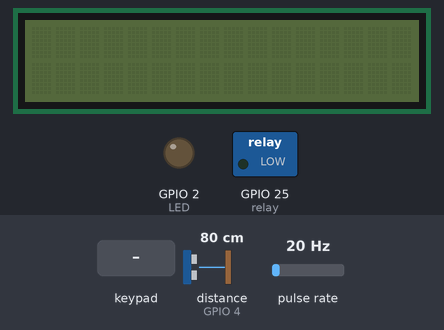
Recording of a program running on a simulated ESP32. Parts: 16×2 character LCD, switched loads named in the program (green lamp = pin HIGH), output pins drawn as LEDs (lit = HIGH). Wiring (inferred from the names in the program): ultrasonic range finder: trigger GPIO 33; echo GPIO 4; pulse sensor: data GPIO 32. The test bench sets the inputs (shaded band); at power-on: pulse rate 20 Hz, distance to the obstacle (sensor on GPIO 4) 80 cm. The echo pulse lasts 58.3 µs per cm; pins used as bus, display or sensor lines are not drawn; what the program prints to the serial monitor is not drawn.

Above: at 4.2 s.
4.3 s: keypad keys 1 6 1 7 1 8 1 9 # pressed 0.4 s apart
At 8.5 s:
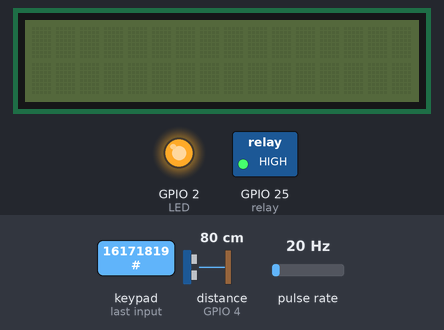
13.3 s: pulse rate (sensor on GPIO 32) set to 12 Hz
16.3 s: pulse rate (sensor on GPIO 32) set to 15 Hz
Timing chart, 0 to 19.1 s (numbered marks = the images above; inputs shaded):
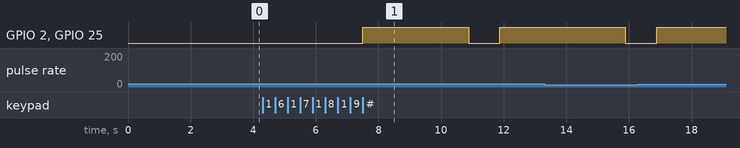

Measured:
- after the input at 4.3 s, GPIO 2 (LED), GPIO 25 (relay): LOW → HIGH after 3.2 s, → LOW 3.4 s later, → HIGH 1.0 s later

The program:

main.cpp
```cpp
#include <Arduino.h>
#include "function.h"
#include <Wire.h>
#include <Keypad.h>
#include <LiquidCrystal_I2C.h>

#define ROW_NUM     4 // four rows
#define COLUMN_NUM  3 // three columns
LiquidCrystal_I2C lcd(0x27, 16, 2);

// define the symbols on the buttons of the keypads
char keys[ROW_NUM][COLUMN_NUM] = {
  {'1', '2', '3'},
  {'4', '5', '6'},
  {'7', '8', '9'},
  {'*', '0', '#'}
};

byte pin_rows[ROW_NUM] = {16, 17, 18, 19};
byte pin_column[COLUMN_NUM] = {14, 27, 26};

Keypad keypad = Keypad( makeKeymap(keys), pin_rows, pin_column, ROW_NUM, COLUMN_NUM );

// defines variables
long currentMillis = 0;
long previousMillis = 0;
int intervalFlow = 125;
int intervalUs = 500;
float calibrationFactor = 7.5;
byte pulse1Sec = 0;
float flowRate;
float flowMilliLitres;
float totalMilliLitres = 0;
float totTotMil = 0;

char dataKey[5];
int dataKeyInt;
int i = 0;

volatile byte pulseCount;

void clearData(){
  while (i != 0){
    dataKey[i--] = 0;
  }
}

void IRAM_ATTR pulseCounter() // Interrupt Service Routine
{
  pulseCount++;
}

void setup() {
  Wire.begin();
  lcdInit(lcd);
  pinMode(trigPin, OUTPUT); // Sets the trigPin as an OUTPUT
  pinMode(echoPin, INPUT); // Sets the echoPin as an INPUT
  pinMode(LED, OUTPUT);
  pinMode(relay, OUTPUT);
  pinMode(flowSens,INPUT_PULLUP);

  pulseCount = 0;
  flowRate = 0.0;
  flowMilliLitres = 0;
  previousMillis = 0;
  Serial.begin(9600);

  attachInterrupt(digitalPinToInterrupt(flowSens), pulseCounter, FALLING);
  delay(3000);
  lcd.clear();
  lcdPrint(dataKeyInt, lcd);
}

void loop() {
  // multitasking with millis
  currentMillis = millis();
  // Keypad Reading
  char keypressed = keypad.getKey();
  if (keypressed){
    if (keypressed == '*'){
      clearData();
      lcd.clear();
      lcd.print("Input: ");
      lcd.setCursor(7,0);
      lcd.print("0");
      lcd.print(" mL");
    } else if(keypressed == '#'){
      dataKeyInt = atoi(dataKey);
      int limit = dataKeyInt/100;
      clearData();
      for (int i = 0; i < limit ; i++){
        digitalWrite(LED, HIGH);
        digitalWrite(relay, HIGH);
        delay(1000);
        int loopingFactor = 100;
        while(totalMilliLitres <= (loopingFactor)){
          // FLow Sensor Reading
          currentMillis = 0;
          currentMillis = millis();
          if (currentMillis - previousMillis >= intervalFlow) {  // Refreshes every 125ms
            detachInterrupt(flowSens);

            flowRate = ((1000.0 / (currentMillis - previousMillis)) * pulseCount) / calibrationFactor;
            previousMillis = currentMillis;

            flowMilliLitres = ((flowRate / 60) * 1000);
            flowMilliLitres = flowMilliLitres / 8;

            if (flowMilliLitres > 4.16){ // this is retarded but it works so fight me
              flowMilliLitres = 5.2;
            }
            totalMilliLitres += flowMilliLitres;

            Serial.println(flowMilliLitres);
            lcd.setCursor(7,1);
            lcd.print("FS: ");
            lcd.setCursor(10,1);
            lcd.print("     ");
            lcd.printf("%d", totTotMil);
            lcd.print("mL");

            pulseCount = 0;
            attachInterrupt(digitalPinToInterrupt(flowSens), pulseCounter, FALLING);
          }
        }
        digitalWrite(LED, LOW);
        digitalWrite(relay, LOW);
        totTotMil += totalMilliLitres;
        totalMilliLitres = 0 ;
        delay(1000);
      }
      digitalWrite(LED, LOW);
      digitalWrite(relay, LOW);

      lcd.clear();
      lcd.backlight();
      lcd.setCursor(0,0);
      lcd.print("Bayar !!");
      lcd.setCursor(0,1);
      lcd.print("Harga: Rp. ");
      lcd.print(priceCalc(totTotMil));
      delay(5000);
      lcd.clear();

      lcd.clear();
      lcd.print("Input: ");
      lcd.setCursor(7,0);
      lcd.print("0");
      lcd.print(" mL");

      dataKeyInt = 0;
      totalMilliLitres = 0;
      totTotMil = 0;
    }
    else{
      dataKey[i] = keypressed;
      dataKeyInt = atoi(dataKey);
      lcdPrint(dataKeyInt, lcd);
      Serial.println(keypressed);
      Serial.println(dataKey);+
      i++;
    }
  }
  // Ultrasonic Reading
  if (currentMillis- previousMillis > intervalUs) {
    previousMillis = currentMillis;
    usSig();
    int duration = pulseIn(echoPin,HIGH);

    //y = -0.0071x + 13.114
    float volume = -0.0071*(duration) + 13.114 - 0.2;
    if (volume < 0){
      volume = 0;
    }
    lcd.setCursor(0,1);
    lcd.print("US: ");
    lcd.setCursor(3,1);
    lcd.print("     ");
    lcd.setCursor(3,1);
    lcd.printf("%.1f", volume);
    lcd.print("L");

    lcd.setCursor(9,1);
    lcd.print("FS: ");
    lcd.setCursor(12,1);
    lcd.print("     ");
    lcd.setCursor(12,1);
    lcd.printf("%d", totalMilliLitres);
    lcd.print("mL");
   }
}
```

function.h
```cpp
#pragma once

#ifndef FUNCTION_H
#define FUNCTION_H

#include <Arduino.h>
#include <LiquidCrystal_I2C.h>

#define echoPin 4 // attach pin D2 Arduino to pin Echo of HC-SR04
#define trigPin 33 //attach pin D3 Arduino to pin Trig of HC-SR0
#define LED 2
#define flowSens 32
#define relay 25

void usSig();
void clearData();
int priceCalc(int distance);
void lcdInit(LiquidCrystal_I2C lcd);
void lcdPrint(int distance, LiquidCrystal_I2C lcd);

#endif
```

function.cpp
```cpp
#include "function.h"
#include <Arduino.h>
#include <Wire.h>
#include <Keypad.h>
#include <LiquidCrystal_I2C.h>

void usSig(){
  digitalWrite(trigPin,LOW);
  delayMicroseconds(2);
  digitalWrite(trigPin,HIGH);
  delayMicroseconds(10);
  digitalWrite(trigPin,LOW);
}

void lcdInit(LiquidCrystal_I2C lcd)
{
  lcd.init();
  lcd.backlight();
  lcd.setCursor(1,0);
  lcd.print("Pertaminum");
  lcd.setCursor(1,1);
  lcd.print("LTF 3");
}

void lcdPrint(int distance, LiquidCrystal_I2C lcd)
{
  lcd.clear();
  lcd.backlight();
  lcd.setCursor(0,0);
  lcd.print("Input: ");
  lcd.setCursor(7,0);
  lcd.print(distance);
  lcd.print(" mL");
}

int priceCalc(int distance)
{
  // linear regression of the prices y = 9.0597x - 1166.6
  return (9.0597 * distance) - 1166.6;
}
```
